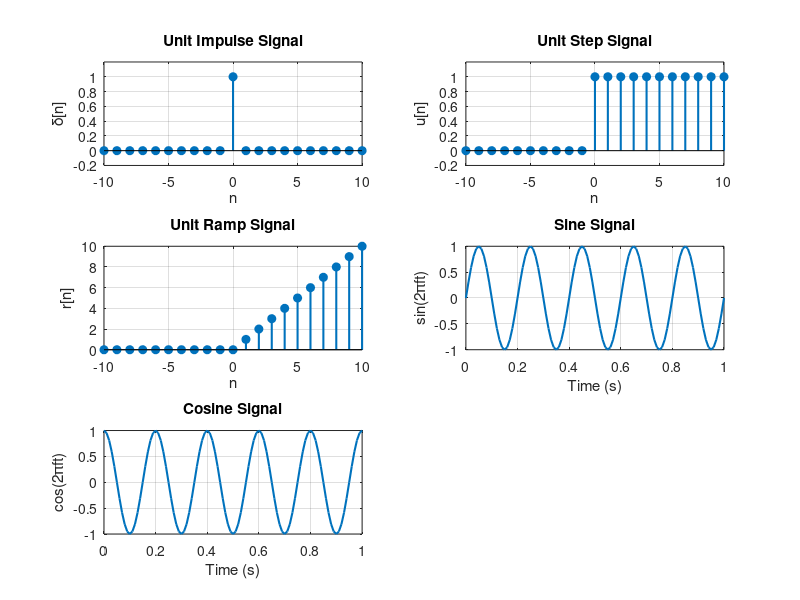

Recreate this plot in MATLAB. (Note: this script raises an error after producing the figure.)
function plotSignalWaveforms()
    %plotSignalWaveforms Plot fundamental signal waveforms
    %   Generates and displays plots for five standard signals:
    %   Unit Impulse, Unit Step, Unit Ramp, Sine, and Cosine.

    % Copyright 2026 The MathWorks, Inc.

    clc;
    close all;

    % ---------- Discrete-time axis (for impulse, step, ramp) ----------
    n = -10:10;

    % ---------- Continuous-time axis (for sine, cosine) ----------
    t = 0:0.01:1;          % 1 second window
    f = 5;                 % frequency in Hz

    % ---------- 1. Unit Impulse Signal ----------
    impulse = (n == 0);

    % ---------- 2. Unit Step Signal ----------
    step_sig = (n >= 0);

    % ---------- 3. Unit Ramp Signal ----------
    ramp = n .* (n >= 0);

    % ---------- 4. Sine Signal ----------
    sine_sig = sin(2 * pi * f * t);

    % ---------- 5. Cosine Signal ----------
    cosine_sig = cos(2 * pi * f * t);

    % ---------- Plotting ----------
    figure('Name', 'Signal Waveforms', 'NumberTitle', 'off');

    subplot(3, 2, 1);
    stem(n, impulse, 'filled', 'LineWidth', 1.5);
    title('Unit Impulse Signal');
    xlabel('n');
    ylabel('\delta[n]');
    grid on;
    axis([-10 10 -0.2 1.2]);

    subplot(3, 2, 2);
    stem(n, step_sig, 'filled', 'LineWidth', 1.5);
    title('Unit Step Signal');
    xlabel('n');
    ylabel('u[n]');
    grid on;
    axis([-10 10 -0.2 1.2]);

    subplot(3, 2, 3);
    stem(n, ramp, 'filled', 'LineWidth', 1.5);
    title('Unit Ramp Signal');
    xlabel('n');
    ylabel('r[n]');
    grid on;

    subplot(3, 2, 4);
    plot(t, sine_sig, 'LineWidth', 1.5);
    title('Sine Signal');
    xlabel('Time (s)');
    ylabel('sin(2\pift)');
    grid on;

    subplot(3, 2, 5);
    plot(t, cosine_sig, 'LineWidth', 1.5);
    title('Cosine Signal');
    xlabel('Time (s)');
    ylabel('cos(2\pift)');
    grid on;

    sgtitle('Basic Signal Waveforms');
end
